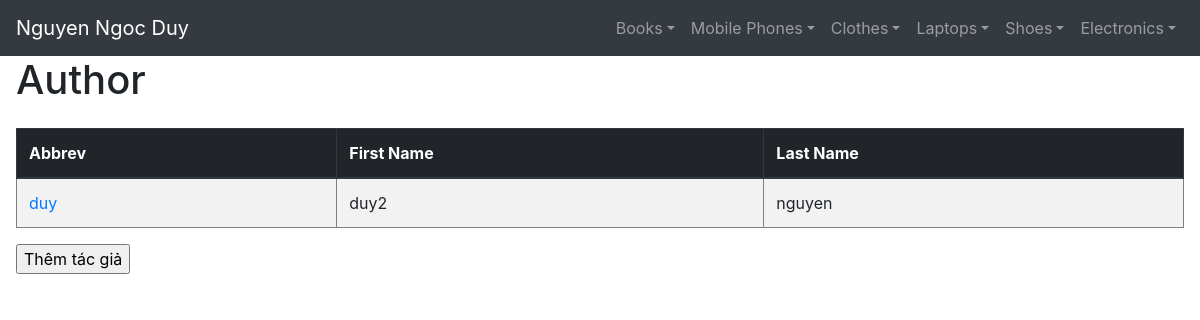
The app's page /book/author/ with its own data.
### manager_shop/models/books.py (models this page shows, shortened)
class Author(models.Model):
    abbrev = models.CharField(max_length=255)
    firstName = models.CharField(max_length=255)
    lastName = models.CharField(max_length=255)

### manager_shop/views/books.py (the view)
# urls.py: path('author/', views.author_index),
def author_index(request):
    authors = Author.objects.all()
    links = []
    for a in authors:
        links.append(str(a.id)+'/change')
    return render(request, 'books/author_index.html', {'authors': authors, 'links': links})

### manager_shop/templatetags/custom_tags.py (called while the page is built)
@register.filter(name='list_index')
def list_index(mylist, index):
    return mylist[index]

### utils/context_processors.py (called while the page is built)
def ecomstore(request):
    return {
        'active_categories': Category.objects.filter(is_active=True),
        'site_name': settings.SITE_NAME,
        'meta_keywords': settings.META_KEYWORDS,
        'meta_description': settings.META_DESCRIPTION,
        'request': request
    }

### templates/books/author_index.html (shortened to what this page needs)
{% extends 'base_bt2.html' %}
{% load custom_tags %}
{% block content %}
    <h1>Author</h1>
    <div class="row mt-4">
        <div class="col">
            <table class="table table-striped" cellspacing="5" cellpadding="5" border="1">
                <thead class="thead-dark">
                <tr>
                    <th>Abbrev</th>
                    <th>First Name</th>
                    <th>Last Name</th>
                </tr>
                </thead>
                {% for i in authors %}
                    <tr valign="top">
                        <td><a href={{links|list_index:forloop.counter0 }}> {{ i.abbrev }} </a></td>
                        <td>{{ i.firstName }}</td>
                        <td>{{ i.lastName }}</td>
                    </tr>
                {% endfor %}
            </table>
        </div>
    </div>
    <div>
        <form action="add/">
            <input type="submit" value="Thêm tác giả"/>
        </form>
    </div>
{% endblock %}

### records on screen
Author: abbrev "duy", firstName "duy2", lastName "nguyen"
